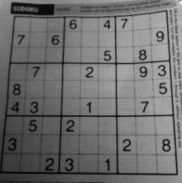
#> input picture threshold2.png, 182 x 183 px
$ python harris_corners.py   (Python 2 division)
#> lines starting #> are read from the running program, lines starting #| are printed output that depends on the picture; after the words box and inside, x2 and y2 are one past the last pixel; in counts of white or black regions, pixels touching at a corner belong together
#encoding:utf-8
import cv2
import numpy as np
from matplotlib import pyplot as plt

imgs=[]
img=cv2.imread("threshold2.png")
#> img is the input picture: shape (183, 182, 3); min 1, max 241, mean 110.5
gray=cv2.cvtColor(img, cv2.COLOR_BGR2GRAY)
gray = np.float32(gray)

imgs.append(gray)

# img - Input image, it should be grayscale and float32 type.
# blockSize - It is the size of neighbourhood considered for corner detection
# ksize - Aperture parameter of Sobel derivative used.
# k - Harris detector free parameter in the equation.

harris = cv2.cornerHarris(gray,2,3,0.04)
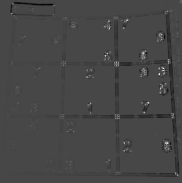
#> harris: shape (183, 182) float32; min -4445342, max 11425494, mean -60408; drawn with min black and max white
imgs.append(harris)
#result is dilated for marking the corners, not important
dilate = cv2.dilate(harris,None)
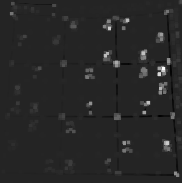
#> dilate: shape (183, 182) float32; min -1927104.2, max 11425494, mean 165442.6; drawn with min black and max white
imgs.append(dilate)

#如果对精度有更高的要求，可以使用cornerSubPix进行亚像素级别的角点检测
ret, threshold = cv2.threshold(dilate,0.01*dilate.max(),255,0)
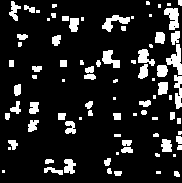
#> threshold: shape (183, 182) float32; 13.5% white; 85 white regions (30 under 20 px), largest, box (x1, y1, x2, y2) and area: (166, 44, 182, 75) 232, (164, 8, 179, 30) 217, (102, 15, 130, 32) 203
#> ret = 114254.9
threshold_raw = np.uint8(threshold)

imgs.append(threshold_raw)
# find centroids
ret, labels, stats, centroids = cv2.connectedComponentsWithStats(threshold_raw)
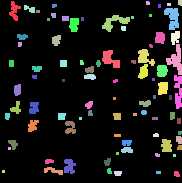
#> labels: shape (183, 182) int32; 86 distinct labels, from 0 to 85; one colour per label, 0 black
#> ret = 86; stats = 86 rows, first 6: [0, 0, 182, 183, 28826], [9, 1, 12, 20, 117], [146, 1, 4, 4, 15], [178, 0, 4, 6, 22], [167, 3, 4, 3, 12], [24, 5, 11, 8, 53]; centroids = 86 pairs, first value 3 to 179.6, second value 2.27 to 173.6

# define the criteria to stop and refine the corners
criteria = (cv2.TERM_CRITERIA_EPS + cv2.TERM_CRITERIA_MAX_ITER, 100, 0.001)
corners = cv2.cornerSubPix(gray,np.float32(centroids),(5,5),(-1,-1),criteria)
#> corners = 86 pairs, first value 2.77 to 179.4, second value 1.72 to 173.9

# Now draw them
res = np.hstack((centroids,corners))
#> res = 86 rows, first 6: [87.51, 92.55, 87.51, 92.55], [13.97, 10.33, 11.03, 13.38], [147.4, 2.6, 148.1, 5.03], [179.6, 2.27, 177.5, 1.72], [168.5, 4, 168.5, 4], [29.36, 8.51, 30.52, 3.68]
res = np.int0(res)
#> res = 86 rows, first 6: [87, 92, 87, 92], [13, 10, 11, 13], [147, 2, 148, 5], [179, 2, 177, 1], [168, 4, 168, 4], [29, 8, 30, 3]
print res
#> (printed output is left out)
img[res[:,1],res[:,0]]=[0,0,255]
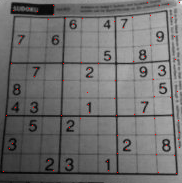
#> img: shape (183, 182, 3); 0.26% of pixels changed, all inside (x1, y1, x2, y2) = (3, 2, 180, 174)
img[res[:,3],res[:,2]] = [0,255,0]
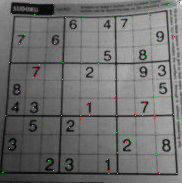
#> img: shape (183, 182, 3); 0.26% of pixels changed, all inside (x1, y1, x2, y2) = (2, 1, 180, 174)


# # Threshold for an optimal value, it may vary depending on the image.
# img[dst>0.01*dst.max()]=[0,0,255]
# cv2.imshow('dst',img)
imgLen = len(imgs)
#> imgLen = 4
for i in range(0, imgLen) :
    plt.subplot(1, imgLen, i + 1),plt.imshow(imgs[i], 'gray')
plt.show()
